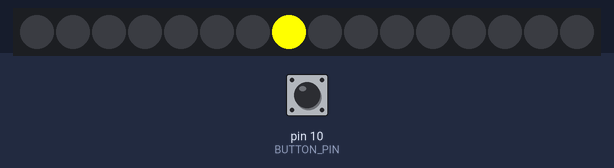
Bench run of a sketch on a simulated Arduino Leonardo, built with avr-gcc and run on an emulated ATmega32U4. Shown: 16 RGB LEDs in strip order, left to right. Inputs (shaded band) come from the test bench; at power-on: pin 10 (BUTTON_PIN) HIGH. Dim RGB values are drawn brighter than linear; random numbers use the default seed unless the sketch sets one; USB keyboard and mouse output is not drawn.

Above: at 1.2 s.
1.3 s: pin 10 (BUTTON_PIN) pulled LOW for 3.2 s
At 2.3 s:
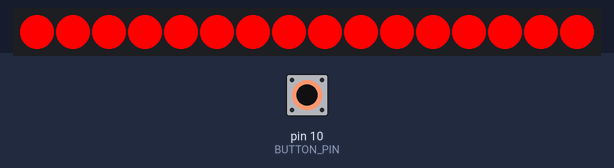
At 15.08 s:
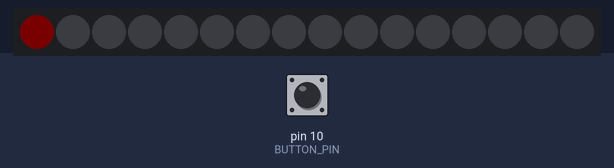

The sketch:

BigRedButton.ino
```cpp
#include "Keyboard.h"
#include "Mouse.h"
#include <FastLED.h>

#define LED_PIN 9
#define NUM_LEDS 16
#define BUTTON_PIN 10

#define RANDOM_FLASHES_TIMEOUT_MS 10000
#define WAITING_MODE_MOVE_TIME 50

CRGB leds[NUM_LEDS];

uint32_t last_button_press_ms;

void setup() {
  last_button_press_ms = millis();
  pinMode(BUTTON_PIN, INPUT_PULLUP);
  FastLED.addLeds<WS2812, LED_PIN, GRB>(leds, NUM_LEDS);
  FastLED.setBrightness(255);
  FastLED.clear();
  FastLED.show();
  delay(1);
  Mouse.begin();
  Keyboard.begin();
  randomSeed(analogRead(0));
}

void loop() {
  if(digitalRead(BUTTON_PIN) == LOW) {
    last_button_press_ms = millis();
    for(int i = 0; i < NUM_LEDS; i++) {
      leds[i] = CRGB(255,0,0);
    }
    FastLED.show();
    delay(10);
    Mouse.click(MOUSE_LEFT);
    delay(1);
    Keyboard.write('\n');
    delay(300);
  } else {
    if(millis() - last_button_press_ms > RANDOM_FLASHES_TIMEOUT_MS) {
      RandomFlashesMode();
    } else {
      WaitingMode();
    }
  }
  delay(1);
}

void WaitingMode() {
  static uint32_t timer = millis();
  static int8_t current_led = 0;
  if(millis() - timer > WAITING_MODE_MOVE_TIME) {
    FastLED.clear();
    timer = millis();
    current_led++;
    if(current_led > NUM_LEDS-1) {
      current_led = 0;
    }
  }
  leds[current_led] = CRGB::Yellow;
  FastLED.show();
  delay(1);
}

#define LED_SELECT_PERIOD 70
#define FADE_DELAY 5

void RandomFlashesMode() {
  static uint8_t brightness[NUM_LEDS] = {0};
  static int8_t dirs[NUM_LEDS] = {1};
  static uint8_t colors[NUM_LEDS] = {0};
  static uint32_t led_select_timer = millis();
  if(millis() - led_select_timer > LED_SELECT_PERIOD) {
    led_select_timer = millis();
    if(random(3) == 0) {
      int8_t it = random(NUM_LEDS);
      if(brightness[it] == 0) {
        colors[it] = random(256);
        leds[it] = CHSV(colors[it],255, 1);
        brightness[it] = 1;
      }
    }
  }
  static uint32_t fade_timer = millis();
  if(millis() - fade_timer > FADE_DELAY) {
    fade_timer = millis();
    for(int i = 0; i < NUM_LEDS; i++) {
      if(brightness[i] > 0) {
        brightness[i] += dirs[i];
      }
      leds[i] = CHSV(colors[i],255, brightness[i]);
      if(brightness[i] == 255) {
        dirs[i] = -1;
      }
      if(brightness[i] == 0) {
        dirs[i] = 1;
      }
    }
  }
  FastLED.show();
}
```
